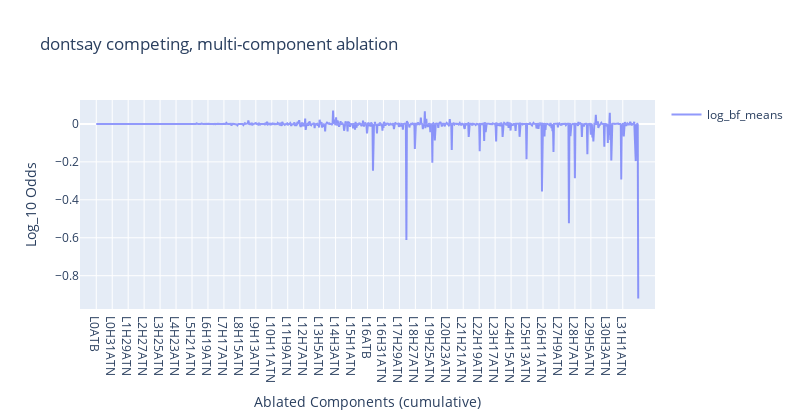

Write notebook code for a chart like this one.
### Code cell
log_bf_means = log_bf_ats.mean(axis=0)

utils.plot_head_data(
    lines=[
        (f"log_bf_means", log_bf_means / np.log(10), labels),
    ],
    spacing=32,
    title="dontsay competing, multi-component ablation",
    yaxis_title="Log_10 Odds",
    xaxis_title="Ablated Components (cumulative)",
    height=420, width=800
).show()

### Figure 1 — Plotly figure (JSON) as saved in the notebook; plotly's stock layout.template omitted (floating-point values rounded to 4 significant figures; data arrays with more than 128 entries replaced by an {"elided": "..."} marker saying what was removed)
{"data": [{"mode": "lines", "name": "log_bf_means", "opacity": 0.7, "type": "scatter", "x": {"elided": "1088 str values"}, "y": {"elided": "1088 float values"}}], "layout": {"height": 420, "hovermode": "x unified", "showlegend": true, "title": {"text": "dontsay competing, multi-component ablation"}, "width": 800, "xaxis": {"range": [-32.64, 1121.0], "ticktext": ["L0ATB", "L0H31ATN", "L1H29ATN", "L2H27ATN", "L3H25ATN", "L4H23ATN", "L5H21ATN", "L6H19ATN", "L7H17ATN", "L8H15ATN", "L9H13ATN", "L10H11ATN", "L11H9ATN", "L12H7ATN", "L13H5ATN", "L14H3ATN", "L15H1ATN", "L16ATB", "L16H31ATN", "L17H29ATN", "L18H27ATN", "L19H25ATN", "L20H23ATN", "L21H21ATN", "L22H19ATN", "L23H17ATN", "L24H15ATN", "L25H13ATN", "L26H11ATN", "L27H9ATN", "L28H7ATN", "L29H5ATN", "L30H3ATN", "L31H1ATN"], "tickvals": [0, 32, 64, 96, 128, 160, 192, 224, 256, 288, 320, 352, 384, 416, 448, 480, 512, 544, 576, 608, 640, 672, 704, 736, 768, 800, 832, 864, 896, 928, 960, 992, 1024, 1056], "title": {"text": "Ablated Components (cumulative)"}}, "yaxis": {"title": {"text": "Log_10 Odds"}}}}
